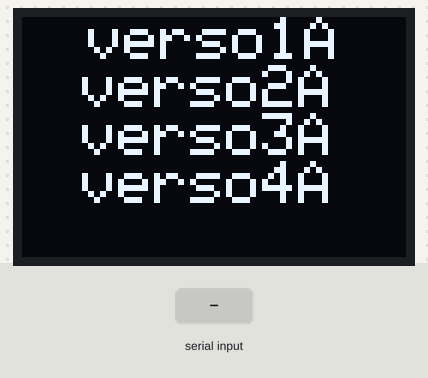
Recording of a sketch running on a simulated Arduino Uno, built with avr-gcc and run on an emulated ATmega328P. Parts: 128×80 one-colour display. Inputs (shaded band) come from the test bench. What the sketch prints to the serial monitor is not drawn.

Above: at 1.2 s.
1.3 s: "1" received over Serial
At 10.59 s:
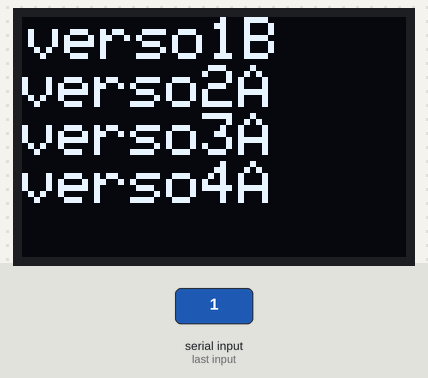
12.5 s: "1" received over Serial
At 20.86 s:
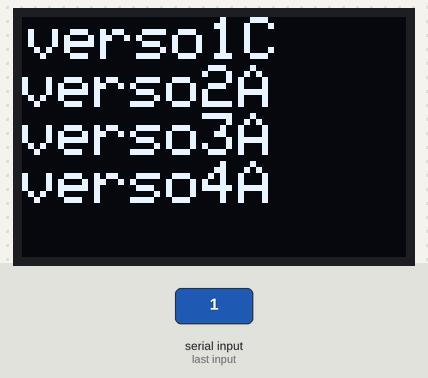
22.8 s: "2" received over Serial
At 31.13 s:
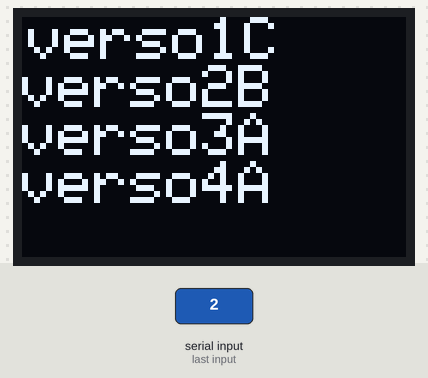
33.0 s: "1" received over Serial
At 41.4 s:
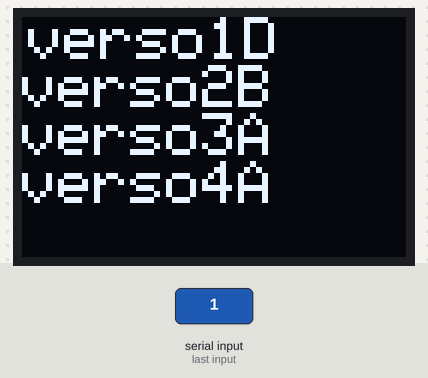
43.3 s: "2" received over Serial
At 51.68 s:
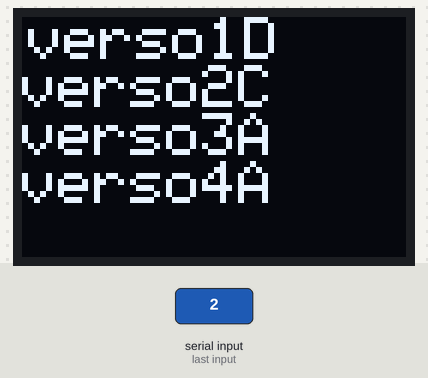
53.6 s: "3" received over Serial
At 64.4 s:
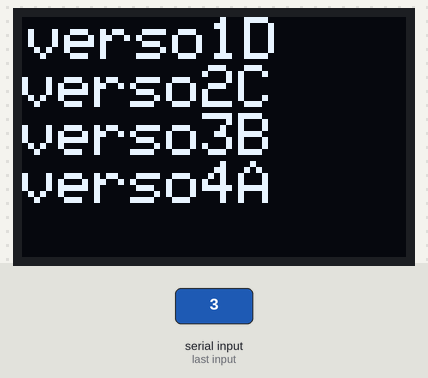

The sketch:

poemSampler-v1.1.ino
```cpp
//librerias incluidas
#include <Wire.h>
#include <Adafruit_GFX.h>
#include <Adafruit_SSD1306.h>

//datos propios del ejemplo
#define SCREEN_WIDTH 128
#define SCREEN_HEIGHT 80
#define OLED_RESET -1
Adafruit_SSD1306 pantallita(SCREEN_WIDTH, SCREEN_HEIGHT, &Wire, OLED_RESET);

int datoRecibido = 0;

//int index1, index2, index3, index4;

//indices que guardan versos en el q vamos
int index0 = 0;
int index1 = 0;
int index2 = 0;
int index3 = 0;
int index4 = 0;

//arrays de mis opciones de versos <https://docs.arduino.cc/language-reference/en/variables/data-types/string>
char *linea0[] = { "verso1A", "verso1B", "verso1C", "verso1D" };

char *linea1[] = { "verso2A", "verso2B", "verso2C", "verso2D" };

char *linea2[] = { "verso3A", "verso3B", "verso3C", "verso3D" };

char *linea3[] = { "verso4A", "verso4B", "verso4C", "verso4D" };

//char *linea4[] = { "verso5A", "verso5B", "verso5C", "verso5D" };

void setup() {
  //if para casos de error
  if (!pantallita.begin(SSD1306_SWITCHCAPVCC, 0x3C)) {
    Serial.println(F("No se encontrÃ³ la pantalla SSD1306"));
    for (;;)
      ;
  }

}

void loop() {
  //seteo del display
  pantallita.clearDisplay();
  pantallita.setTextColor(SSD1306_WHITE);
  Serial.begin(9600);
  Serial.println("alexis");
  ///////////////////////////////////////////////////

   pantallita.clearDisplay();

  pantallita.setTextSize(2);  // Draw 2X-scale text
  pantallita.setTextColor(SSD1306_WHITE);

  //en que parte del display se dibuja el texto
  pantallita.setCursor(2, 0);

  pantallita.println(linea0[index0]);
  pantallita.println(linea1[index1]);
  pantallita.println(linea2[index2]);
  pantallita.println(linea3[index3]);
  //pantallita.println(linea4[index4]);


  pantallita.display();  // Show initial text
  delay(100);

  //si hay datos disponibles, datoRecibido será igual a la info recibida
  if (Serial.available() > 0) {
    // read the incoming byte:
    datoRecibido = Serial.read();

    //con la tecla 1 alternas entre las opciones de verso1. así para las teclas 1, 2, 3 y 4.
    if (datoRecibido == '1') {
      index0++;
      if (index0 > 3) {
        index0 = 0;
      }
    } else if (datoRecibido == '2') {
        index1++;
      if (index1 > 3) {
        index1 = 0;
      }
    } else if (datoRecibido == '3') {
        index2++;
      if (index2 > 3) {
        index2 = 0;
      }
    } else if (datoRecibido == '4') {
        index3++;
      if (index3 > 3) {
        index3 = 0;
      }}}
testscrolltext();
}

void testscrolltext(){
  pantallita.startscrollright(0x00, 0x0F);
  delay(2000);
  pantallita.stopscroll();
  delay(1000);
  pantallita.startscrollleft(0x00, 0x0F);
  delay(2000);
}

/*
testscrolltext();
}
void testscrolltext(void) {
  pantallita.clearDisplay();

  pantallita.setTextSize(2); // Draw 2X-scale text
  pantallita.setTextColor(SSD1306_WHITE);
  pantallita.setCursor(10, 0);
  pantallita.println(F("scroll"));
  pantallita.display();      // Show initial text
  delay(100);

  // Scroll in various directions, pausing in-between:
  pantallita.startscrollright(0x00, 0x0F);
  delay(2000);
  pantallita.stopscroll();
  delay(1000);
  pantallita.startscrollleft(0x00, 0x0F);
  delay(2000);
  pantallita.stopscroll();
  delay(1000);
  pantallita.startscrolldiagright(0x00, 0x07);
  delay(2000);
  pantallita.startscrolldiagleft(0x00, 0x07);
  delay(2000);
  pantallita.stopscroll();
  delay(1000);
}*/
```

Measured:
- after the input at 1.3 s, the display: first differs from a run without the input after 9.0 s (image 1 shows a later state)
- after the input at 12.5 s, the display: first differs from a run without the input after 8.1 s (image 2 shows a later state)
- after the input at 22.8 s, the display: first differs from a run without the input after 8.1 s (image 3 shows a later state)
- after the input at 33.0 s, the display: first differs from a run without the input after 8.2 s (image 4 shows a later state)
- after the input at 43.3 s, the display: first differs from a run without the input after 8.1 s (image 5 shows a later state)
- after the input at 53.6 s, the display: first differs from a run without the input after 8.1 s (image 6 shows a later state)
